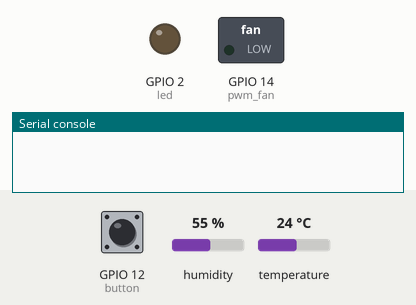
Recording of a program running on a simulated ESP32 board running MicroPython. Shown: switched loads named in the program (green lamp = pin HIGH), output pins drawn as LEDs (lit = HIGH), the last lines printed to the serial console. Inputs (shaded band) come from the test bench; at power-on: GPIO 12 (button) HIGH, humidity 55 %, temperature 24 °C.

Above: at 1.5 s.
1.6 s: GPIO 12 (button) pulled LOW for 3.2 s
At 4.9 s:
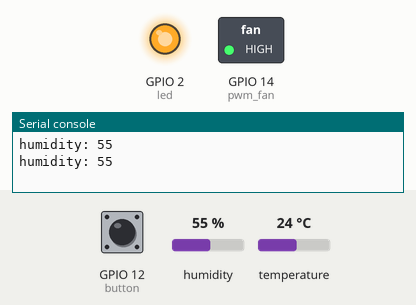
6.3 s: humidity set to 32 %
7.8 s: humidity set to 29 %
At 8.8 s:
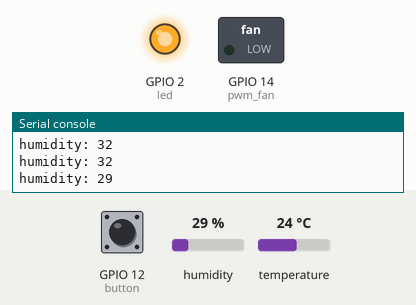
9.9 s: humidity set to 40 %
At 10.8 s:
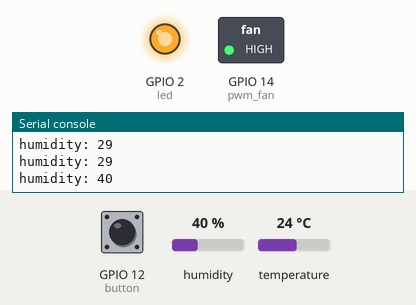
11.9 s: humidity set to 22 %
At 12.8 s:
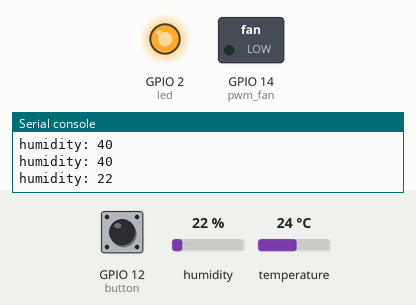
Timing chart, 0 to 14.9 s (numbered marks = the images above; inputs shaded):
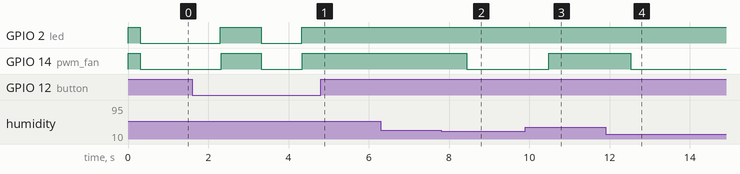

Measured:
- the behaviour switches between 31 and 30 % on humidity (found by bisection; images 1 and 2)
- after the input at 1.6 s, GPIO 2 (led): LOW → HIGH after 0.70 s, → LOW 1.0 s later, → HIGH 1.0 s later; GPIO 14 (pwm_fan): LOW → HIGH after 0.72 s, → LOW 1.0 s later, → HIGH 1.0 s later
- after the input at 7.8 s, GPIO 14 (pwm_fan): HIGH → LOW after 0.64 s
- after the input at 9.9 s, GPIO 14 (pwm_fan): LOW → HIGH after 0.58 s
- after the input at 11.9 s, GPIO 14 (pwm_fan): HIGH → LOW after 0.63 s

The program:

step_6.py
```python
from machine import Pin, PWM
import dht
import time


PIN_LED = 2
PIN_BUTTON = 12
PIN_DHT = 27
PIN_FAN = 14
MAX_DUTY_CYCLE = 65_535
FAN_HIGH_SPEED = (MAX_DUTY_CYCLE * 12) // 12
FAN_LOW_SPEED = (MAX_DUTY_CYCLE * 1) // 12
FAN_OFF = (MAX_DUTY_CYCLE * 0) // 12

led = Pin(PIN_LED, Pin.OUT)
button = Pin(PIN_BUTTON, Pin.IN, Pin.PULL_UP)
dht_sensor = dht.DHT11(Pin(PIN_DHT))
pwm_fan = PWM(Pin(PIN_FAN), freq=25_000, duty_u16=MAX_DUTY_CYCLE)


def get_humidity():
	result = 0
	try:
		dht_sensor.measure()
		result = dht_sensor.humidity()
		print("humidity: " + str(result))
	except:
		pass
	return result

def fan_off():
	pwm_fan.duty_u16(FAN_OFF)

def fan_on():
	pwm_fan.duty_u16(FAN_HIGH_SPEED)

def run(trigger_lvl):
	humidity = get_humidity()
	if humidity > trigger_lvl:
		fan_on()
	else:
		fan_off()


# start
led.on()
time.sleep(0.3)
led.off()

enable_control = False

# work
while True:

	if enable_control:
		led.on()
		run(30)
	else:
		led.off()
		fan_off()
	time.sleep(1)

	if button.value() == 0:
		enable_control = not enable_control
	else:
		enable_control


# write to esp32 - mpremote cp step_6.py :main.py
```
